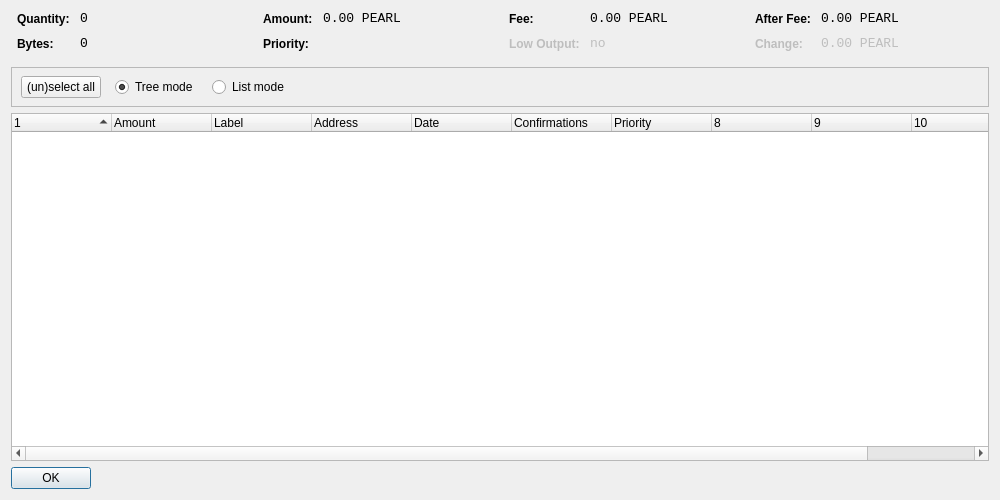
<?xml version="1.0" encoding="UTF-8"?>
<ui version="4.0">
 <class>CoinControlDialog</class>
 <widget class="QDialog" name="CoinControlDialog">
  <property name="geometry">
   <rect>
    <x>0</x>
    <y>0</y>
    <width>1000</width>
    <height>500</height>
   </rect>
  </property>
  <property name="windowTitle">
   <string>Coin Control</string>
  </property>
  <property name="styleSheet">
   <string notr="true">background-image: url(:/images/bgimage);</string>
  </property>
  <layout class="QVBoxLayout" name="verticalLayout">
   <item>
    <layout class="QHBoxLayout" name="horizontalLayoutTop" stretch="0,0,0,0">
     <property name="topMargin">
      <number>0</number>
     </property>
     <property name="bottomMargin">
      <number>10</number>
     </property>
     <item>
      <layout class="QFormLayout" name="formLayoutCoinControl1">
       <property name="horizontalSpacing">
        <number>10</number>
       </property>
       <property name="verticalSpacing">
        <number>10</number>
       </property>
       <property name="leftMargin">
        <number>6</number>
       </property>
       <property name="rightMargin">
        <number>6</number>
       </property>
       <item row="0" column="0">
        <widget class="QLabel" name="labelCoinControlQuantityText">
         <property name="styleSheet">
          <string notr="true">font-weight:bold;</string>
         </property>
         <property name="text">
          <string>Quantity:</string>
         </property>
        </widget>
       </item>
       <item row="0" column="1">
        <widget class="QLabel" name="labelCoinControlQuantity">
         <property name="font">
          <font>
           <family>Monospace</family>
           <pointsize>10</pointsize>
          </font>
         </property>
         <property name="cursor">
          <cursorShape>IBeamCursor</cursorShape>
         </property>
         <property name="contextMenuPolicy">
          <enum>Qt::ActionsContextMenu</enum>
         </property>
         <property name="text">
          <string notr="true">0</string>
         </property>
         <property name="textInteractionFlags">
          <set>Qt::LinksAccessibleByMouse|Qt::TextSelectableByKeyboard|Qt::TextSelectableByMouse</set>
         </property>
        </widget>
       </item>
       <item row="1" column="0">
        <widget class="QLabel" name="labelCoinControlBytesText">
         <property name="styleSheet">
          <string notr="true">font-weight:bold;</string>
         </property>
         <property name="text">
          <string>Bytes:</string>
         </property>
        </widget>
       </item>
       <item row="1" column="1">
        <widget class="QLabel" name="labelCoinControlBytes">
         <property name="font">
          <font>
           <family>Monospace</family>
           <pointsize>10</pointsize>
          </font>
         </property>
         <property name="cursor">
          <cursorShape>IBeamCursor</cursorShape>
         </property>
         <property name="contextMenuPolicy">
          <enum>Qt::ActionsContextMenu</enum>
         </property>
         <property name="text">
          <string notr="true">0</string>
         </property>
         <property name="textInteractionFlags">
          <set>Qt::LinksAccessibleByMouse|Qt::TextSelectableByKeyboard|Qt::TextSelectableByMouse</set>
         </property>
        </widget>
       </item>
      </layout>
     </item>
     <item>
      <layout class="QFormLayout" name="formLayoutCoinControl2">
       <property name="horizontalSpacing">
        <number>10</number>
       </property>
       <property name="verticalSpacing">
        <number>10</number>
       </property>
       <property name="leftMargin">
        <number>6</number>
       </property>
       <property name="rightMargin">
        <number>6</number>
       </property>
       <item row="0" column="0">
        <widget class="QLabel" name="labelCoinControlAmountText">
         <property name="styleSheet">
          <string notr="true">font-weight:bold;</string>
         </property>
         <property name="text">
          <string>Amount:</string>
         </property>
        </widget>
       </item>
       <item row="0" column="1">
        <widget class="QLabel" name="labelCoinControlAmount">
         <property name="font">
          <font>
           <family>Monospace</family>
           <pointsize>10</pointsize>
          </font>
         </property>
         <property name="cursor">
          <cursorShape>IBeamCursor</cursorShape>
         </property>
         <property name="contextMenuPolicy">
          <enum>Qt::ActionsContextMenu</enum>
         </property>
         <property name="text">
          <string notr="true">0.00 PEARL</string>
         </property>
         <property name="textInteractionFlags">
          <set>Qt::LinksAccessibleByMouse|Qt::TextSelectableByKeyboard|Qt::TextSelectableByMouse</set>
         </property>
        </widget>
       </item>
       <item row="1" column="0">
        <widget class="QLabel" name="labelCoinControlPriorityText">
         <property name="styleSheet">
          <string notr="true">font-weight:bold;</string>
         </property>
         <property name="text">
          <string>Priority:</string>
         </property>
        </widget>
       </item>
       <item row="1" column="1">
        <widget class="QLabel" name="labelCoinControlPriority">
         <property name="font">
          <font>
           <family>Monospace</family>
           <pointsize>10</pointsize>
          </font>
         </property>
         <property name="cursor">
          <cursorShape>IBeamCursor</cursorShape>
         </property>
         <property name="contextMenuPolicy">
          <enum>Qt::ActionsContextMenu</enum>
         </property>
         <property name="text">
          <string/>
         </property>
         <property name="textInteractionFlags">
          <set>Qt::LinksAccessibleByMouse|Qt::TextSelectableByKeyboard|Qt::TextSelectableByMouse</set>
         </property>
        </widget>
       </item>
      </layout>
     </item>
     <item>
      <layout class="QFormLayout" name="formLayoutCoinControl3">
       <property name="horizontalSpacing">
        <number>10</number>
       </property>
       <property name="verticalSpacing">
        <number>10</number>
       </property>
       <property name="leftMargin">
        <number>6</number>
       </property>
       <property name="rightMargin">
        <number>6</number>
       </property>
       <item row="0" column="0">
        <widget class="QLabel" name="labelCoinControlFeeText">
         <property name="styleSheet">
          <string notr="true">font-weight:bold;</string>
         </property>
         <property name="text">
          <string>Fee:</string>
         </property>
        </widget>
       </item>
       <item row="0" column="1">
        <widget class="QLabel" name="labelCoinControlFee">
         <property name="font">
          <font>
           <family>Monospace</family>
           <pointsize>10</pointsize>
          </font>
         </property>
         <property name="cursor">
          <cursorShape>IBeamCursor</cursorShape>
         </property>
         <property name="contextMenuPolicy">
          <enum>Qt::ActionsContextMenu</enum>
         </property>
         <property name="text">
          <string notr="true">0.00 PEARL</string>
         </property>
         <property name="textInteractionFlags">
          <set>Qt::LinksAccessibleByMouse|Qt::TextSelectableByKeyboard|Qt::TextSelectableByMouse</set>
         </property>
        </widget>
       </item>
       <item row="1" column="0">
        <widget class="QLabel" name="labelCoinControlLowOutputText">
         <property name="enabled">
          <bool>false</bool>
         </property>
         <property name="styleSheet">
          <string notr="true">font-weight:bold;</string>
         </property>
         <property name="text">
          <string>Low Output:</string>
         </property>
        </widget>
       </item>
       <item row="1" column="1">
        <widget class="QLabel" name="labelCoinControlLowOutput">
         <property name="enabled">
          <bool>false</bool>
         </property>
         <property name="font">
          <font>
           <family>Monospace</family>
           <pointsize>10</pointsize>
          </font>
         </property>
         <property name="cursor">
          <cursorShape>IBeamCursor</cursorShape>
         </property>
         <property name="contextMenuPolicy">
          <enum>Qt::ActionsContextMenu</enum>
         </property>
         <property name="text">
          <string notr="true">no</string>
         </property>
         <property name="textInteractionFlags">
          <set>Qt::LinksAccessibleByMouse|Qt::TextSelectableByKeyboard|Qt::TextSelectableByMouse</set>
         </property>
        </widget>
       </item>
      </layout>
     </item>
     <item>
      <layout class="QFormLayout" name="formLayoutCoinControl4">
       <property name="horizontalSpacing">
        <number>10</number>
       </property>
       <property name="verticalSpacing">
        <number>10</number>
       </property>
       <property name="leftMargin">
        <number>6</number>
       </property>
       <property name="rightMargin">
        <number>6</number>
       </property>
       <item row="0" column="0">
        <widget class="QLabel" name="labelCoinControlAfterFeeText">
         <property name="styleSheet">
          <string notr="true">font-weight:bold;</string>
         </property>
         <property name="text">
          <string>After Fee:</string>
         </property>
        </widget>
       </item>
       <item row="0" column="1">
        <widget class="QLabel" name="labelCoinControlAfterFee">
         <property name="font">
          <font>
           <family>Monospace</family>
           <pointsize>10</pointsize>
          </font>
         </property>
         <property name="cursor">
          <cursorShape>IBeamCursor</cursorShape>
         </property>
         <property name="contextMenuPolicy">
          <enum>Qt::ActionsContextMenu</enum>
         </property>
         <property name="text">
          <string notr="true">0.00 PEARL</string>
         </property>
         <property name="textInteractionFlags">
          <set>Qt::LinksAccessibleByMouse|Qt::TextSelectableByKeyboard|Qt::TextSelectableByMouse</set>
         </property>
        </widget>
       </item>
       <item row="1" column="0">
        <widget class="QLabel" name="labelCoinControlChangeText">
         <property name="enabled">
          <bool>false</bool>
         </property>
         <property name="styleSheet">
          <string notr="true">font-weight:bold;</string>
         </property>
         <property name="text">
          <string>Change:</string>
         </property>
        </widget>
       </item>
       <item row="1" column="1">
        <widget class="QLabel" name="labelCoinControlChange">
         <property name="enabled">
          <bool>false</bool>
         </property>
         <property name="font">
          <font>
           <family>Monospace</family>
           <pointsize>10</pointsize>
          </font>
         </property>
         <property name="cursor">
          <cursorShape>IBeamCursor</cursorShape>
         </property>
         <property name="contextMenuPolicy">
          <enum>Qt::ActionsContextMenu</enum>
         </property>
         <property name="text">
          <string notr="true">0.00 PEARL</string>
         </property>
         <property name="textInteractionFlags">
          <set>Qt::LinksAccessibleByMouse|Qt::TextSelectableByKeyboard|Qt::TextSelectableByMouse</set>
         </property>
        </widget>
       </item>
      </layout>
     </item>
    </layout>
   </item>
   <item>
    <widget class="QFrame" name="frame">
     <property name="minimumSize">
      <size>
       <width>0</width>
       <height>40</height>
      </size>
     </property>
     <property name="frameShape">
      <enum>QFrame::StyledPanel</enum>
     </property>
     <property name="frameShadow">
      <enum>QFrame::Sunken</enum>
     </property>
     <widget class="QWidget" name="horizontalLayoutWidget">
      <property name="geometry">
       <rect>
        <x>10</x>
        <y>0</y>
        <width>781</width>
        <height>41</height>
       </rect>
      </property>
      <layout class="QHBoxLayout" name="horizontalLayoutPanel" stretch="0,0,0,0">
       <property name="spacing">
        <number>14</number>
       </property>
       <item>
        <widget class="QPushButton" name="pushButtonSelectAll">
         <property name="sizePolicy">
          <sizepolicy hsizetype="Maximum" vsizetype="Fixed">
           <horstretch>0</horstretch>
           <verstretch>0</verstretch>
          </sizepolicy>
         </property>
         <property name="text">
          <string>(un)select all</string>
         </property>
        </widget>
       </item>
       <item>
        <widget class="QRadioButton" name="radioTreeMode">
         <property name="sizePolicy">
          <sizepolicy hsizetype="Maximum" vsizetype="Fixed">
           <horstretch>0</horstretch>
           <verstretch>0</verstretch>
          </sizepolicy>
         </property>
         <property name="text">
          <string>Tree mode</string>
         </property>
         <property name="checked">
          <bool>true</bool>
         </property>
        </widget>
       </item>
       <item>
        <widget class="QRadioButton" name="radioListMode">
         <property name="sizePolicy">
          <sizepolicy hsizetype="Maximum" vsizetype="Fixed">
           <horstretch>0</horstretch>
           <verstretch>0</verstretch>
          </sizepolicy>
         </property>
         <property name="text">
          <string>List mode</string>
         </property>
        </widget>
       </item>
       <item>
        <spacer name="horizontalSpacer">
         <property name="orientation">
          <enum>Qt::Horizontal</enum>
         </property>
         <property name="sizeHint" stdset="0">
          <size>
           <width>40</width>
           <height>20</height>
          </size>
         </property>
        </spacer>
       </item>
      </layout>
     </widget>
    </widget>
   </item>
   <item>
    <widget class="CoinControlTreeWidget" name="treeWidget">
     <property name="contextMenuPolicy">
      <enum>Qt::CustomContextMenu</enum>
     </property>
     <property name="sortingEnabled">
      <bool>false</bool>
     </property>
     <property name="columnCount">
      <number>11</number>
     </property>
     <attribute name="headerShowSortIndicator" stdset="0">
      <bool>true</bool>
     </attribute>
     <attribute name="headerStretchLastSection">
      <bool>false</bool>
     </attribute>
     <column>
      <property name="text">
       <string/>
      </property>
     </column>
     <column>
      <property name="text">
       <string>Amount</string>
      </property>
     </column>
     <column>
      <property name="text">
       <string>Label</string>
      </property>
     </column>
     <column>
      <property name="text">
       <string>Address</string>
      </property>
     </column>
     <column>
      <property name="text">
       <string>Date</string>
      </property>
     </column>
     <column>
      <property name="text">
       <string>Confirmations</string>
      </property>
      <property name="toolTip">
       <string>Confirmed</string>
      </property>
     </column>
     <column>
      <property name="text">
       <string>Priority</string>
      </property>
     </column>
     <column>
      <property name="text">
       <string/>
      </property>
     </column>
     <column>
      <property name="text">
       <string/>
      </property>
     </column>
     <column>
      <property name="text">
       <string/>
      </property>
     </column>
     <column>
      <property name="text">
       <string/>
      </property>
     </column>
    </widget>
   </item>
   <item>
    <widget class="QDialogButtonBox" name="buttonBox">
     <property name="sizePolicy">
      <sizepolicy hsizetype="Maximum" vsizetype="Fixed">
       <horstretch>0</horstretch>
       <verstretch>0</verstretch>
      </sizepolicy>
     </property>
     <property name="orientation">
      <enum>Qt::Horizontal</enum>
     </property>
     <property name="standardButtons">
      <set>QDialogButtonBox::Ok</set>
     </property>
    </widget>
   </item>
  </layout>
 </widget>
 <customwidgets>
  <customwidget>
   <class>CoinControlTreeWidget</class>
   <extends>QTreeWidget</extends>
   <header>coincontroltreewidget.h</header>
  </customwidget>
 </customwidgets>
 <resources/>
 <connections/>
</ui>
